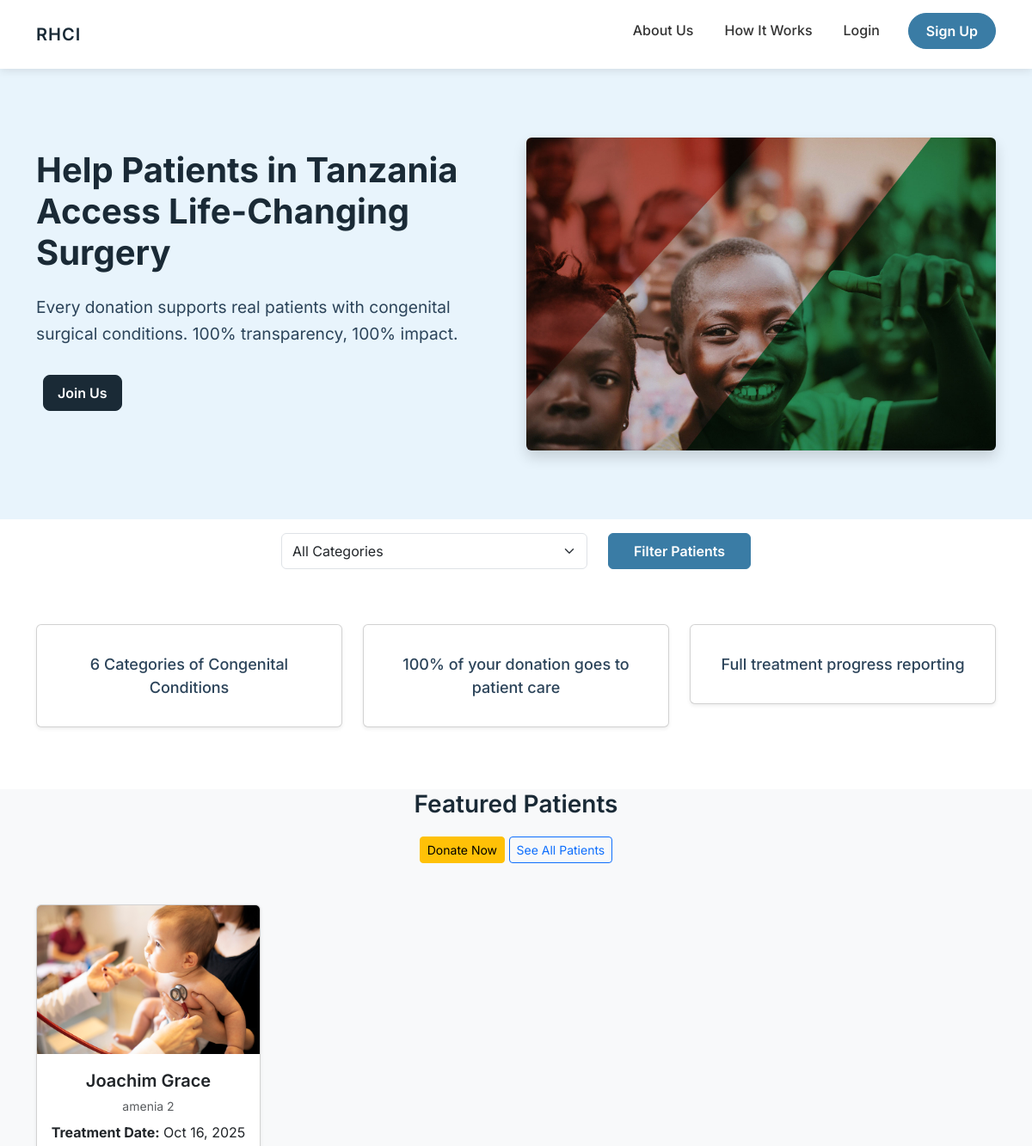
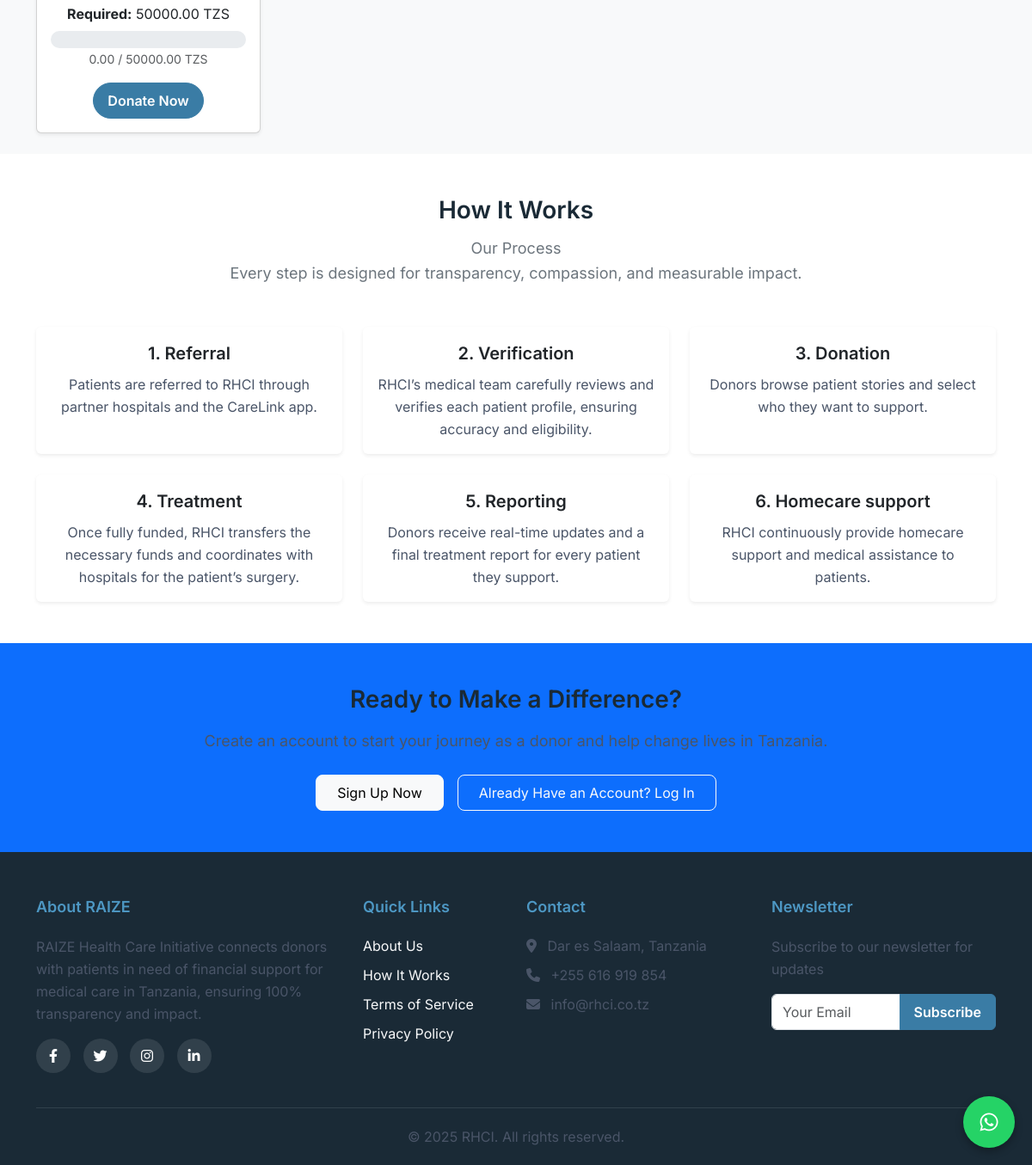
The page / on the database its author committed (2 pictures, top to bottom).
### apps/beneficiaries/models.py (models this page shows, shortened)
class PatientCase(models.Model):
    patient = models.ForeignKey('Patient', on_delete=models.PROTECT)
    STATUS_CHOICES = [
        ('draft', 'Draft'),
        ('pending', 'Pending'),
        ('published', 'Published'),
        ('paused', 'Paused'),
        ('completed', 'Completed'),
        ('archived', 'Archived'),
    ]
    title = models.CharField(max_length=200)
    story = models.TextField()
    diagnosis = models.CharField(max_length=200)
    hospital_name = models.CharField(max_length=200)
    doctor_name = models.CharField(max_length=200)
    target_amount = models.DecimalField(max_digits=12, decimal_places=2)
    currency = models.CharField(max_length=10, default='TZS')
    start_date = models.DateField()
    end_date = models.DateField()
    status = models.CharField(max_length=20, choices=STATUS_CHOICES, default='draft')
    case_image = models.ImageField(upload_to='cases/images/', blank=True, null=True)
    photo = models.ImageField(upload_to='cases/photos/', null=True, blank=True)
    published_at = models.DateTimeField(blank=True, null=True)
    created_at = models.DateTimeField(auto_now_add=True)
    updated_at = models.DateTimeField(auto_now=True)
    amount_raised = models.DecimalField(max_digits=12, decimal_places=2, default=Decimal('0'))
    class Meta:
        ordering = ['-created_at']
    @property
    def percent_raised(self):
        if self.target_amount > 0:
            return int((self.amount_raised / self.target_amount) * 100)
        return 0

class Patient(models.Model):
    GENDER_CHOICES = [
        ('M', 'Male'),
        ('F', 'Female'),
        ('O', 'Other'),
    ]
    first_name = models.CharField(max_length=100)
    last_name = models.CharField(max_length=100)
    dob = models.DateField()
    gender = models.CharField(max_length=1, choices=GENDER_CHOICES)
    city = models.CharField(max_length=100)
    region = models.CharField(max_length=100)
    guardian_name = models.CharField(max_length=100, blank=True, null=True)
    guardian_contact = models.CharField(max_length=50, blank=True, null=True)
    photo = models.ImageField(upload_to='patients/photos/', blank=True, null=True)
    created_at = models.DateTimeField(auto_now_add=True)

### core/views.py (the view)
# urls.py: path('', views.home, name='home'),
def home(request):
    cases = PatientCase.objects.select_related('patient').filter(
        status='published'  # Assuming 'published' is a valid status
    ).order_by('-created_at')[:8]
    context = {
        'cases': cases,
        'featured_categories': [
            'Neural Tube Defects',
            'Gastrointestinal Anomalies',
            'Cardiac Defects',
            'Urogenital Anomalies',
            'Orthopedic Defects',
            'Other Issues'
        ]
    }
    return render(request, 'core/home.html', context)

### templates/core/home.html (shortened to what this page needs)
{% extends 'base.html' %}
{% load static %}
{% block content %}
<section class="hero-section">
    <div class="container">
        <div class="row align-items-center">
            <div class="col-lg-6">
                <h1>Help Patients in Tanzania Access Life-Changing Surgery</h1>
                <p class="lead">Every donation supports real patients with congenital surgical conditions. 100% transparency, 100% impact.</p>
                <div class="hero-buttons">
                    <a href="{% url 'core:signup' %}" class="btn btn-secondary btn-lg ms-2">Join Us</a>
                </div>
            </div>
            <div class="col-lg-6">
                <img src="{% static 'images/hero_2.jpg' %}" alt="RHCI Hero" class="img-fluid rounded shadow">
            </div>
        </div>
    </div>
</section>
<section class="container py-3">
  <form id="patient-filter-form" class="row justify-content-center align-items-center">
    <div class="col-md-6 col-lg-4 mb-2 mb-lg-0">
      <select class="form-control form-select" id="patient-category" name="category">
        <option value="">All Categories</option>
      </select>
    </div>
    <div class="col-md-4 col-lg-2">
      <button type="submit" class="btn btn-primary w-100">Filter Patients</button>
    </div>
  </form>
</section>
<div class="container py-5">
  <div class="row text-center">
    <div class="col-md-4 mb-4">
      <div class="card shadow-sm p-4">
        <h5>6 Categories of Congenital Conditions</h5>
      </div>
    </div>
    <div class="col-md-4 mb-4">
      <div class="card shadow-sm p-4">
        <h5>100% of your donation goes to patient care</h5>
      </div>
    </div>
    <div class="col-md-4 mb-4">
      <div class="card shadow-sm p-4">
        <h5>Full treatment progress reporting</h5>
      </div>
    </div>
  </div>
</div>
<div id="patients" class="site-section bg-light">
  <div class="container">
    <div class="heading-20219 mb-5 text-center">
      <h2 class="title text-cursive">Featured Patients</h2>
      <a href="#patients" class="btn btn-warning btn-sm mt-2 scroll-to-patients">Donate Now</a>
      <a href="patients.html" class="btn btn-outline-primary btn-sm mt-2">See All Patients</a>
    </div>
    <div class="row">
      {% for case in cases %}
        <div class="col-md-3">
          <div class="card shadow-sm mb-4">
            {% if case.patient.photo %}
              <img src="{{ case.patient.photo.url }}" class="card-img-top" alt="{{ case.patient.first_name }}">
            {% elif case.case_image %}
              <img src="{{ case.case_image.url }}" class="card-img-top" alt="{{ case.patient.first_name }}">
            {% else %}
              <img src="{% static 'images/default_patient.jpg' %}" class="card-img-top" alt="No photo">
            {% endif %}
            <div class="card-body text-center">
              <h5 class="card-title mb-1">
                {{ case.patient.first_name }} {{ case.patient.last_name }}
              </h5>
              <div class="mb-2 text-muted small">{{ case.diagnosis }}</div>
              <div class="mb-2">
                <strong>Treatment Date:</strong> {{ case.start_date|date:"M d, Y" }}
              </div>
              <div class="mb-2">
                <strong>Required:</strong> {{ case.target_amount }} {{ case.currency }}
              </div>
              {% with donated=case.amount_raised|default:0 %}
                {% with percent=donated|divisibleby:case.target_amount|floatformat:0 %}
                  <div class="mb-2">
                    <div class="progress" style="height: 20px; border-radius: 10px;">
                    </div>
                    <small class="text-muted">{{ case.amount_raised }} / {{ case.target_amount }} {{ case.currency }}</small>
                  </div>
                {% endwith %}
              {% endwith %}
              <a href="{% url 'core:patient_detail' id=case.id %}" class="btn btn-primary btn-block rounded-pill mt-2">Donate Now</a>
            </div>
          </div>
        </div>
      {% empty %}
        <div class="col-12">
          <p>No published cases available at the moment.</p>
        </div>
      {% endfor %}
    </div>
  </div>
</div>
<div class="site-section bg-white py-5">
  <div class="container">
    <div class="heading-20219 mb-5 text-center">
      <h2 class="title text-cursive">How It Works</h2>
      <p class="lead text-secondary">Our Process<br>Every step is designed for transparency, compassion, and measurable impact.</p>
    </div>
    <div class="row g-4">
      <div class="col-md-4">
        <div class="card h-100 border-0 shadow-sm text-center">
          <div class="card-body">
            <h5 class="card-title">1. Referral</h5>
            <p class="card-text">Patients are referred to RHCI through partner hospitals and the CareLink app.</p>
          </div>
        </div>
      </div>
      <div class="col-md-4">
        <div class="card h-100 border-0 shadow-sm text-center">
          <div class="card-body">
            <h5 class="card-title">2. Verification</h5>
            <p class="card-text">RHCI’s medical team carefully reviews and verifies each patient profile, ensuring accuracy and eligibility.</p>
          </div>
        </div>
      </div>
      <div class="col-md-4">
        <div class="card h-100 border-0 shadow-sm text-center">
          <div class="card-body">
            <h5 class="card-title">3. Donation</h5>
            <p class="card-text">Donors browse patient stories and select who they want to support.</p>
          </div>
        </div>
      </div>
      <div class="col-md-4">
        <div class="card h-100 border-0 shadow-sm text-center">
          <div class="card-body">
            <h5 class="card-title">4. Treatment</h5>
            <p class="card-text">Once fully funded, RHCI transfers the necessary funds and coordinates with hospitals for the patient’s surgery.</p>
          </div>
        </div>
      </div>
      <div class="col-md-4">
        <div class="card h-100 border-0 shadow-sm text-center">
          <div class="card-body">
            <h5 class="card-title">5. Reporting</h5>
            <p class="card-text">Donors receive real-time updates and a final treatment report for every patient they support.</p>
          </div>
        </div>
      </div>
      <div class="col-md-4">
        <div class="card h-100 border-0 shadow-sm text-center">
          <div class="card-body">
            <h5 class="card-title">6. Homecare support</h5>
            <p class="card-text">RHCI continuously provide homecare support and medical assistance to patients. </p>
          </div>
        </div>
      </div>
    </div>
  </div>
</div>
<section class="bg-primary text-white py-5 mb-0">
  <div class="container text-center">
    <h2 class="mb-3">Ready to Make a Difference?</h2>
    <p class="lead mb-4">Create an account to start your journey as a donor and help change lives in Tanzania.</p>
    <div class="d-flex justify-content-center">
      <a href="/signup" class="btn btn-light btn-lg px-4 mx-2">Sign Up Now</a>
      <a href="{% url 'core:login' %}" class="btn btn-outline-light btn-lg px-4 mx-2">Already Have an Account? Log In</a>
    </div>
  </div>
</section>
{% endblock %}

### templates/base.html (shortened to what this page needs)
{% load static %}
<!DOCTYPE html>
<html lang="en">
<head>
    <link href="https://cdn.jsdelivr.net/npm/bootstrap@5.3.0-alpha1/dist/css/bootstrap.min.css" rel="stylesheet">
    <link rel="stylesheet" href="https://cdnjs.cloudflare.com/ajax/libs/font-awesome/6.4.0/css/all.min.css">
    <link rel="stylesheet" href="{% static 'css/typography.css' %}">
    <link rel="stylesheet" href="{% static 'css/styles.css' %}">
</head>
<body>
    <nav class="navbar navbar-expand-lg navbar-light fixed-top">
        <div class="container">
            <a class="navbar-brand" href="{% url 'core:home' %}">
                RHCI
            </a>
            <div class="collapse navbar-collapse" id="navbarNav">
                <ul class="navbar-nav ms-auto">
                    <li class="nav-item">
                        <a class="nav-link" href="{% url 'core:about' %}">About Us</a>
                    </li>
                    <li class="nav-item">
                        <a class="nav-link" href="{% url 'core:howitworks' %}">How It Works</a>
                    </li>
                    {% if user.is_authenticated %}
                        <li class="nav-item">
                            <a class="nav-link" href="{% url 'core:donor_dashboard' %}">Dashboard</a>
                        </li>
                        <li class="nav-item">
                            <a class="nav-link" href="{% url 'core:logout' %}">Logout</a>
                        </li>
                    {% else %}
                        <li class="nav-item">
                            <a class="nav-link" href="{% url 'core:login' %}">Login</a>
                        </li>
                        <li class="nav-item">
                            <a class="btn btn-primary" href="{% url 'core:signup' %}">Sign Up</a>
                        </li>
                    {% endif %}
                </ul>
            </div>
        </div>
    </nav>
    <main style="padding-top: 80px;">
        {% block content %}{% endblock %}
    </main>
    <a href="https://wa.me/255616919854" class="whatsapp-button" target="_blank">
        <i class="fab fa-whatsapp"></i>
    </a>
    <footer class="footer">
        <div class="container">
            <div class="row">
                <div class="col-lg-4 col-md-6 mb-4 mb-md-0">
                    <h5>About RAIZE</h5>
                    <p>RAIZE Health Care Initiative connects donors with patients in need of financial support for medical care in Tanzania, ensuring 100% transparency and impact.</p>
                    <div class="social-icons mt-3">
                        <a href="#"><i class="fab fa-facebook-f"></i></a>
                        <a href="#"><i class="fab fa-twitter"></i></a>
                        <a href="#"><i class="fab fa-instagram"></i></a>
                        <a href="#"><i class="fab fa-linkedin-in"></i></a>
                    </div>
                </div>
                <div class="col-lg-2 col-md-6 mb-4 mb-md-0">
                    <h5>Quick Links</h5>
                    <ul class="footer-links">
                        <li><a href="{% url 'core:about' %}">About Us</a></li>
                        <li><a href="{% url 'core:howitworks' %}">How It Works</a></li>
                        <li><a href="{% url 'core:terms' %}">Terms of Service</a></li>
                        <li><a href="{% url 'core:privacy' %}">Privacy Policy</a></li>
                    </ul>
                </div>
                <div class="col-lg-3 col-md-6 mb-4 mb-md-0">
                    <h5>Contact</h5>
                    <ul class="footer-links">
                        <li><i class="fas fa-map-marker-alt me-2"></i> Dar es Salaam, Tanzania</li>
                        <li><i class="fas fa-phone me-2"></i> +255 616 919 854</li>
                        <li><i class="fas fa-envelope me-2"></i> info@rhci.co.tz</li>
                    </ul>
                </div>
                <div class="col-lg-3 col-md-6">
                    <h5>Newsletter</h5>
                    <p>Subscribe to our newsletter for updates</p>
                    <form>
                        <div class="input-group mb-3">
                            <input type="email" class="form-control" placeholder="Your Email" aria-label="Email" aria-describedby="subscribe-btn">
                            <button class="btn btn-primary" type="button" id="subscribe-btn">Subscribe</button>
                        </div>
                    </form>
                </div>
            </div>
            <div class="footer-bottom text-center">
                <p class="mb-0">© {% now "Y" %} RHCI. All rights reserved.</p>
            </div>
        </div>
    </footer>
</body>
</html>

### rows shown on the page
PatientCase: patient.photo (picture), patient.first_name "Joachim", patient.last_name "Grace", diagnosis "amenia 2", start_date "Oct 16, 2025", target_amount "50000.00", currency "TZS", amount_raised "0.00"
